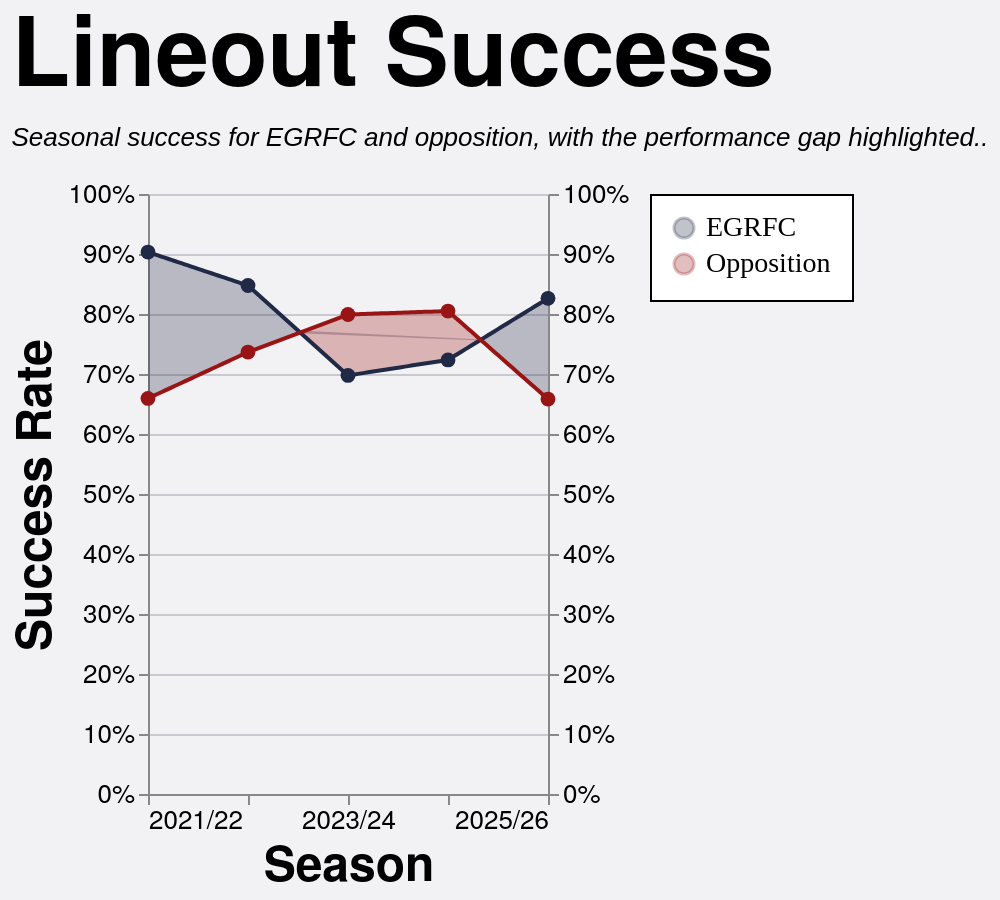

The Vega-Lite source for this figure:
### Vega-Lite specification from a JSON file in a GitHub repository (floating-point values rounded to 4 significant figures; data arrays with more than 128 entries replaced by an {"elided": "..."} marker saying what was removed)
{"config": {"axis": {"labelFont": "PT Sans Narrow, Helvetica Neue, Helvetica, Arial, sans-serif", "titleFont": "PT Sans Narrow, Helvetica Neue, Helvetica, Arial, sans-serif", "labelFontSize": 13, "titleFontSize": 24, "gridColor": "#202947", "gridOpacity": 0.2, "zindex": 1}, "text": {"font": "Lato, sans-serif"}, "bar": {"cornerRadiusEnd": 5}, "header": {"labelFont": "PT Sans Narrow, Helvetica Neue, Helvetica, Arial, sans-serif", "titleFont": "PT Sans Narrow, Helvetica Neue, Helvetica, Arial, sans-serif", "labelFontSize": 24, "titleFontSize": 28, "labelFontWeight": "bold", "orient": "left"}, "legend": {"labelFont": "PT Sans Narrow, Helvetica Neue, Helvetica, Arial, sans-serif", "titleFont": "PT Sans Narrow, Helvetica Neue, Helvetica, Arial, sans-serif", "labelFontSize": 14, "titleFontSize": 16, "titlePadding": 5, "fillColor": "white", "strokeColor": "black", "padding": 10, "titleFontWeight": "lighter", "titleFontStyle": "italic", "titleColor": "gray", "offset": 10}, "title": {"font": "PT Sans Narrow, Helvetica Neue, Helvetica, Arial, sans-serif", "fontSize": 48, "fontWeight": "bold", "anchor": "start", "align": "center", "titlePadding": 20, "subtitlePadding": 10, "subtitleFontSize": 13, "subtitleColor": "", "subtitleFontStyle": "italic", "offset": 15, "color": "black"}, "axisX": {"labelAngle": 0}, "facet": {"title": null, "header": null, "align": {"row": "each", "column": "each"}}, "resolve": {"scale": {"y": "independent", "facet": "independent"}}, "background": "#f2f1f4", "scale": {"offsetBandPaddingOuter": 0.2, "offsetBandPaddingInner": 0.1}, "view": {"stroke": null, "background": "transparent"}}, "layer": [{"mark": {"type": "area", "opacity": 0.28}, "encoding": {"color": {"field": "leading_team", "legend": {"labelFont": "PT Sans Narrow", "orient": "right", "title": null}, "scale": {"domain": ["EGRFC", "Opposition"], "range": ["#202946", "#991515"]}, "title": "Team", "type": "nominal"}, "x": {"axis": {"grid": false, "labelExpr": "datum.value == 0 ? '2021/22' : datum.value == 1 ? '2022/23' : datum.value == 2 ? '2023/24' : datum.value == 3 ? '2024/25' : datum.value == 4 ? '2025/26' : ''", "values": [0, 1, 2, 3, 4]}, "field": "season_pos", "scale": {"domain": [0, 4]}, "title": "Season", "type": "quantitative"}, "y": {"axis": {"format": "%", "orient": "left"}, "field": "y_high", "scale": {"domain": [0.0, 1.0]}, "title": "Success Rate", "type": "quantitative"}, "y2": {"field": "y_low"}}, "transform": [{"filter": "(datum.team === 'EGRFC')"}]}, {"mark": {"type": "line", "size": 2}, "encoding": {"color": {"field": "team", "scale": {"domain": ["EGRFC", "Opposition"], "range": ["#202946", "#991515"]}, "title": "Team", "type": "nominal"}, "x": {"axis": {"labelExpr": "datum.value == 0 ? '2021/22' : datum.value == 1 ? '2022/23' : datum.value == 2 ? '2023/24' : datum.value == 3 ? '2024/25' : datum.value == 4 ? '2025/26' : ''", "values": [0, 1, 2, 3, 4]}, "field": "season_pos", "scale": {"domain": [0, 4]}, "title": "Season", "type": "quantitative"}, "y": {"axis": {"format": "%", "orient": "right"}, "field": "success_rate", "scale": {"domain": [0.0, 1.0]}, "title": null, "type": "quantitative"}}}, {"mark": {"type": "point", "filled": true, "opacity": 1.0, "size": 55}, "encoding": {"color": {"field": "team", "scale": {"domain": ["EGRFC", "Opposition"], "range": ["#202946", "#991515"]}, "title": "Team", "type": "nominal"}, "tooltip": [{"field": "team", "title": "Team", "type": "nominal"}, {"field": "squad", "title": "Squad", "type": "nominal"}, {"field": "set_piece_type", "title": "Set Piece", "type": "nominal"}, {"field": "lineouts_total", "format": ",.0f", "title": "Total datum.set_piece_type", "type": "quantitative"}, {"field": "success_rate", "format": ".0%", "title": "Success Rate", "type": "quantitative"}], "x": {"field": "season_pos", "title": "Season", "type": "quantitative"}, "y": {"axis": null, "field": "success_rate", "scale": {"domain": [0.0, 1.0]}, "title": "Success Rate", "type": "quantitative"}}, "transform": [{"filter": "datum.is_anchor"}]}], "data": {"name": "data-20c331dba703e99d634daa15276d164d"}, "height": 300, "params": [{"name": "spSquadParam", "value": "1st"}], "title": {"text": "Lineout Success", "subtitle": "Seasonal success for EGRFC and opposition, with the performance gap highlighted.."}, "transform": [{"filter": "datum.squad == (spSquadParam + ' XV')"}], "width": 200, "$schema": "https://vega.github.io/schema/vega-lite/v5.20.1.json", "datasets": {"data-20c331dba703e99d634daa15276d164d": {"elided": "484 records"}}}
